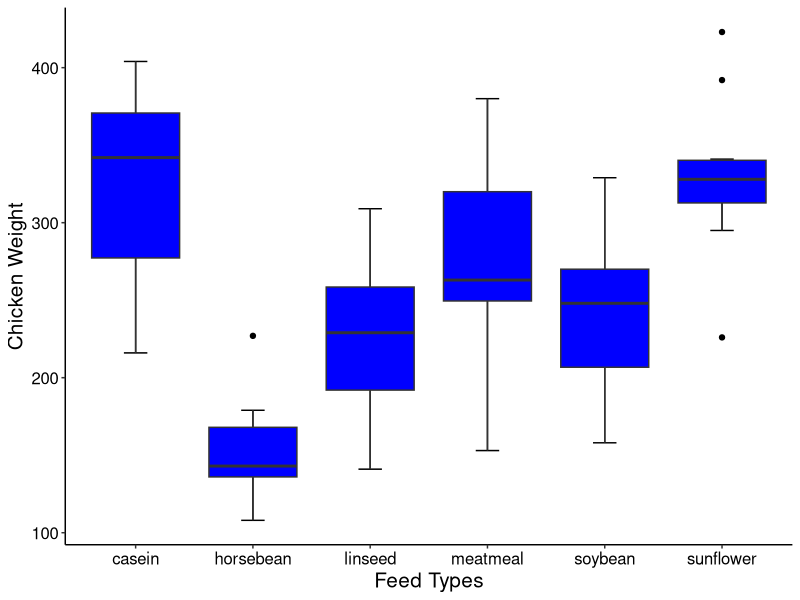
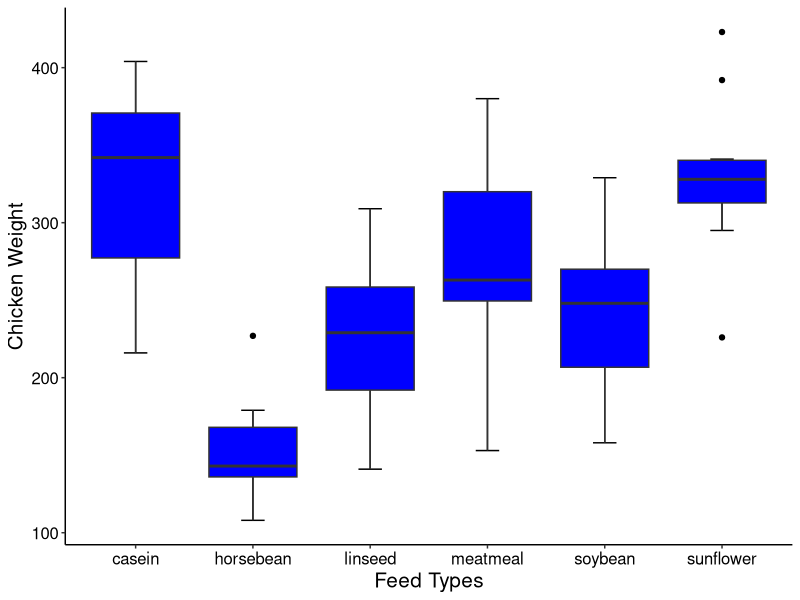
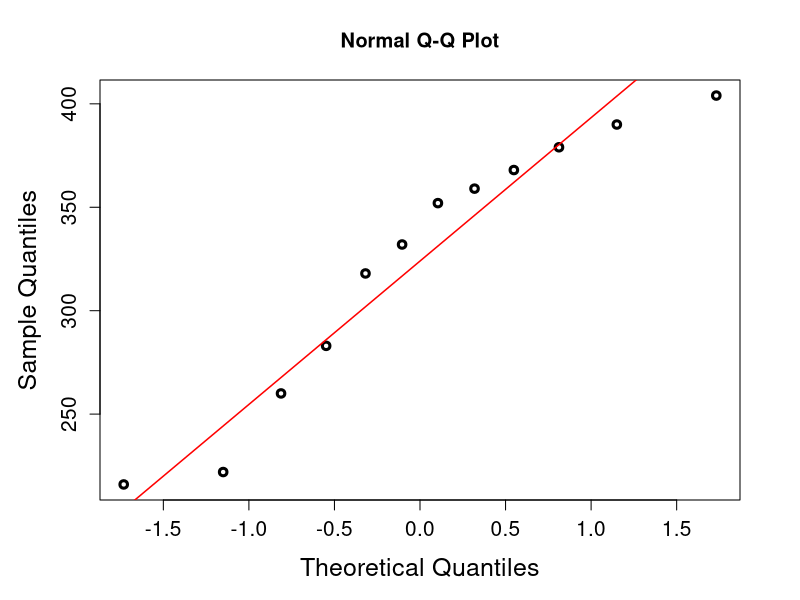
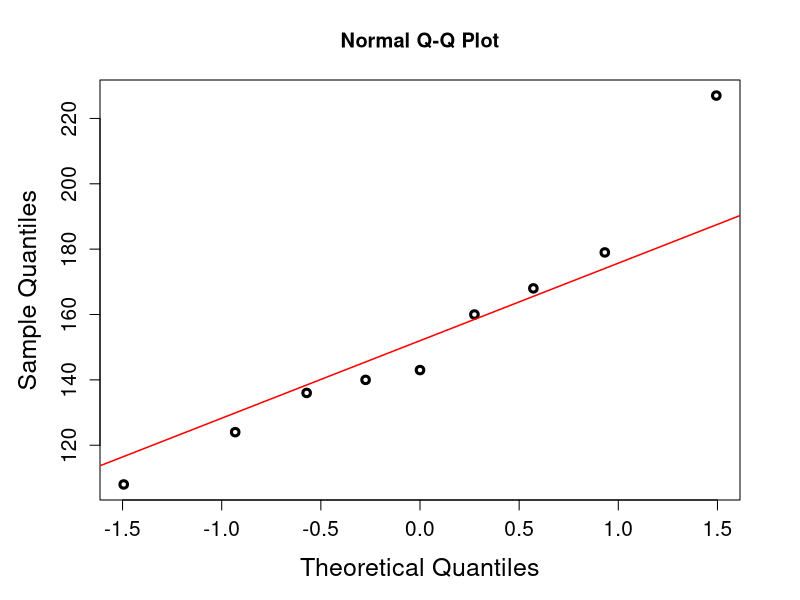
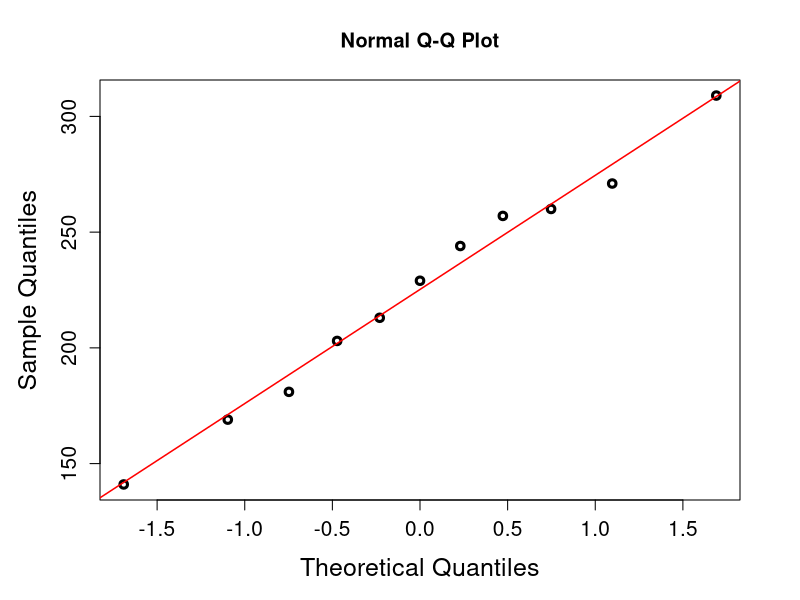
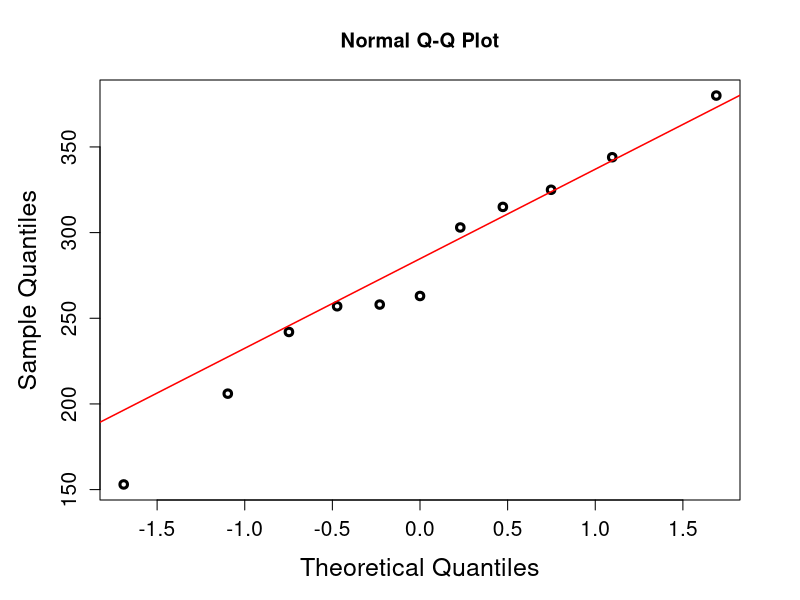
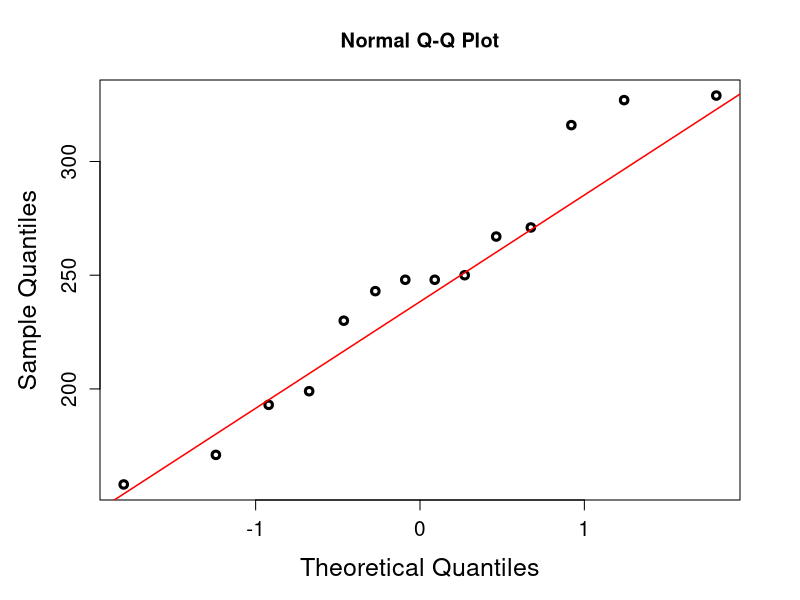
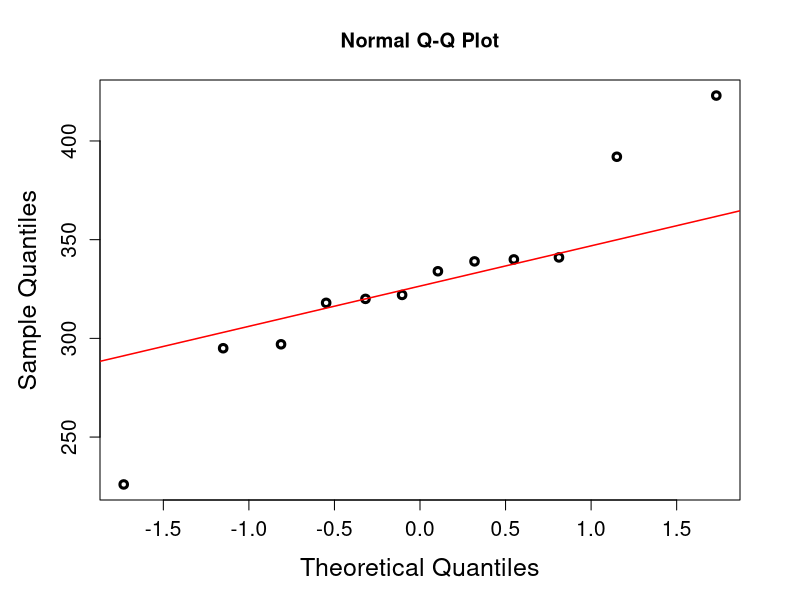

These charts were generated, in order, by the following R code:
# Question 1
# a) Set working directory
setwd("C:/Users/ThinkPro/Documents/R/test")

# Read CSV file
chicken_data <- read.csv("chicken_feed.csv", header = TRUE)
attach(chicken_data)
chicken_data

# Create a new data frame with weight and feed type
feed_data <- data.frame(weight, feed)

# Summary statistics by feed type
by(feed_data, feed, summary)

# Standard deviation and variance by feed type
tapply(weight, feed, sd, na.rm = TRUE)
tapply(weight, feed, var, na.rm = TRUE)

# b) Remove rows with missing values
chicken_data_clean <- na.omit(chicken_data)
chicken_data_clean

# c) Boxplot with ggplot2
library(ggplot2)
weight_clean <- chicken_data_clean$weight

ggplot(chicken_data_clean, aes(x = feed, y = weight_clean)) +
  stat_boxplot(geom = "errorbar", width = 0.2) +
  geom_boxplot(fill = "blue", outlier.color = "black") +
  theme_classic() +
  xlab("Feed Types") +
  ylab("Chicken Weight") +
  theme(axis.text.x = element_text(colour = "black", size = 12)) +
  theme(axis.text.y = element_text(colour = "black", size = 12)) +
  theme(axis.title.x = element_text(colour = "black", size = 15)) +
  theme(axis.title.y = element_text(colour = "black", size = 15))

ggsave("Boxplot.tiff", scale = 1, width = 20, height = 8, units = "cm", dpi = 600)

# Question 2
# c) QQ plots for each feed type

# Function to create QQ plot for each feed type
create_qq_plot <- function(data, feed_type) {
  subset_data <- subset(data, feed == feed_type)
  tiff(paste0("QQ_plot_", feed_type, ".tiff"), res = 600, units = "cm", width = 20, height = 20)
  par(mar = c(5, 5, 4, 3))
  qqnorm(subset_data$weight, lwd = 3, cex.axis = 1.25, cex.lab = 1.5)
  qqline(subset_data$weight, lwd = 1.5, col = "red")
  dev.off()
  return(subset_data$weight)
}

# Generate QQ plots and store weight data
casein_wt     <- create_qq_plot(chicken_data, "casein")
horsebean_wt  <- create_qq_plot(chicken_data, "horsebean")
linseed_wt    <- create_qq_plot(chicken_data, "linseed")
meatmeal_wt   <- create_qq_plot(chicken_data, "meatmeal")
soybean_wt    <- create_qq_plot(chicken_data, "soybean")
sunflower_wt  <- create_qq_plot(chicken_data, "sunflower")

# Shapiro-Wilk normality test
shapiro.test(casein_wt)
shapiro.test(horsebean_wt)
shapiro.test(linseed_wt)
shapiro.test(meatmeal_wt)
shapiro.test(soybean_wt)
shapiro.test(sunflower_wt)

# Bartlett's test for homogeneity of variances
bartlett.test(list(casein_wt, horsebean_wt, linseed_wt, 
                   meatmeal_wt, soybean_wt, sunflower_wt))

# d) ANOVA
anova_model <- lm(weight ~ feed, data = chicken_data_clean)
anova(anova_model)

# e) Tukey's HSD post-hoc test
anova_res <- aov(weight ~ feed, data = chicken_data_clean)
TukeyHSD(anova_res)
